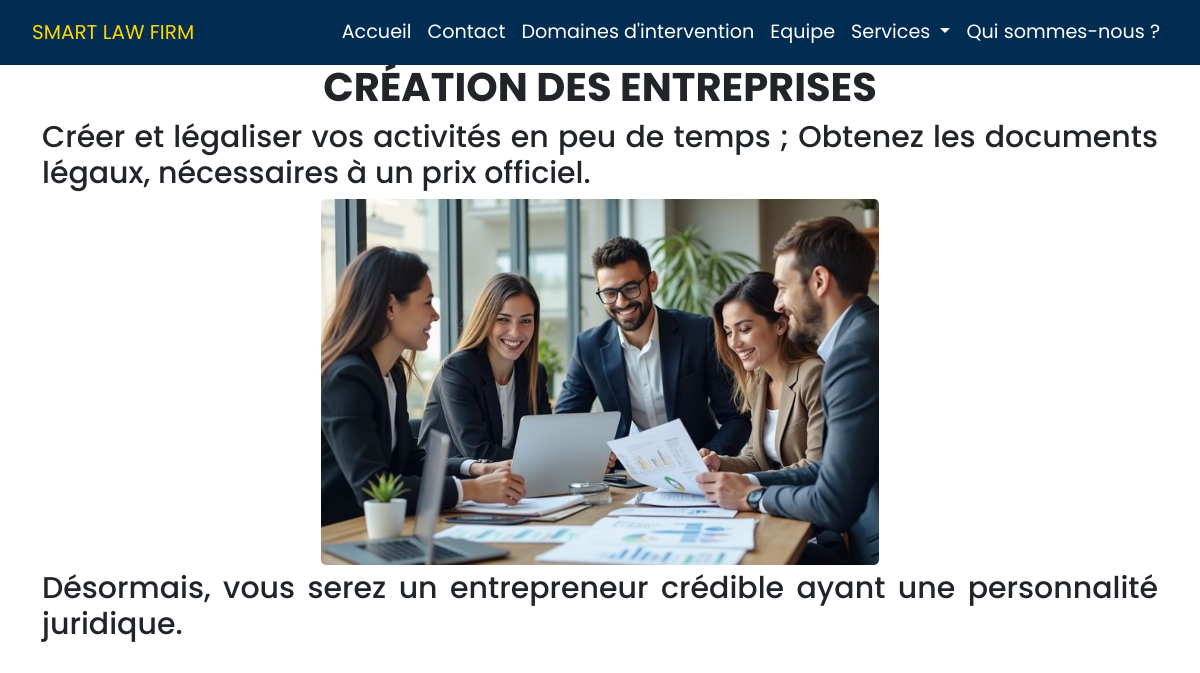
Screenshot of /law-area-detail/1/ with the database file from the repository.
### Law/models.py (models this page shows, shortened)
class Area(models.Model):
    name = models.CharField(max_length=255)
    topic = models.CharField(max_length=255)
    image = models.ImageField(upload_to='images', verbose_name="Image", blank=True, null=True)
    tag = models.CharField(max_length=128,  verbose_name="tag") # slogan
    description = models.CharField(max_length=255,  verbose_name="description", blank=True, default='')

### Law/views.py (the view)
# urls.py: path('law-area-detail/<int:area_id>/', views.law_area_detail_view, name='law-area-detail'),
def law_area_detail_view(request, area_id):
    area = get_object_or_404(Area, id=area_id)
    services = Service.objects.all()
    return render(request, 'Law/law_area_detail.html', {'area':area, 'services':services})

### Law/templates/Law/law_area_detail.html (shortened to what this page needs)
{% extends "templates_bases.html" %}
{% block content %}
{% include "Law/law_navbar.html" %}
<body class="area-page-detail">
<div class="container">
<h2>{{ area.name }}</h2>
<h3>{{ area.topic }}</h3>
<img src="{{ area.image.url }}"  alt="{{ area.name }}">
            <h3>{{ area.tag }}</h3>
        </div>
    </body>
{% endblock content %}

### templates/templates_bases.html (style rules this page uses)
* { font-family: 'Trebuchet MS', 'Lucida Sans Unicode', 'Lucida Grande', 'Lucida Sans', Arial, sans-serif; margin: 0; padding: 0; font-family: "Poppins", sans-serif; box-sizing: border-box; }
body { padding-top: 50px; margin: 0; padding: 0; }
.area-page-detail { margin-top: 63px; }
.area-page-detail h2 { font-size: 40px; text-align: center; font-weight: bold; text-transform: uppercase; }
.area-page-detail h3 { font-size: 30px; text-align: center; text-align: justify; }
.area-page-detail img { display: block; height: auto; text-align: center; margin-left: auto ; margin-right: auto; margin-bottom: 5px; border-radius: 5px; max-width: 50%; }

### rows the page displays
Area: name "CRÉATION DES ENTREPRISES", topic "Créer et légaliser vos activités en peu de temps ; Obtenez les documents légaux, nécessaires à un prix officiel.", image (picture), tag "Désormais, vous serez un entrepreneur crédible ayant une personnalité juridique."
